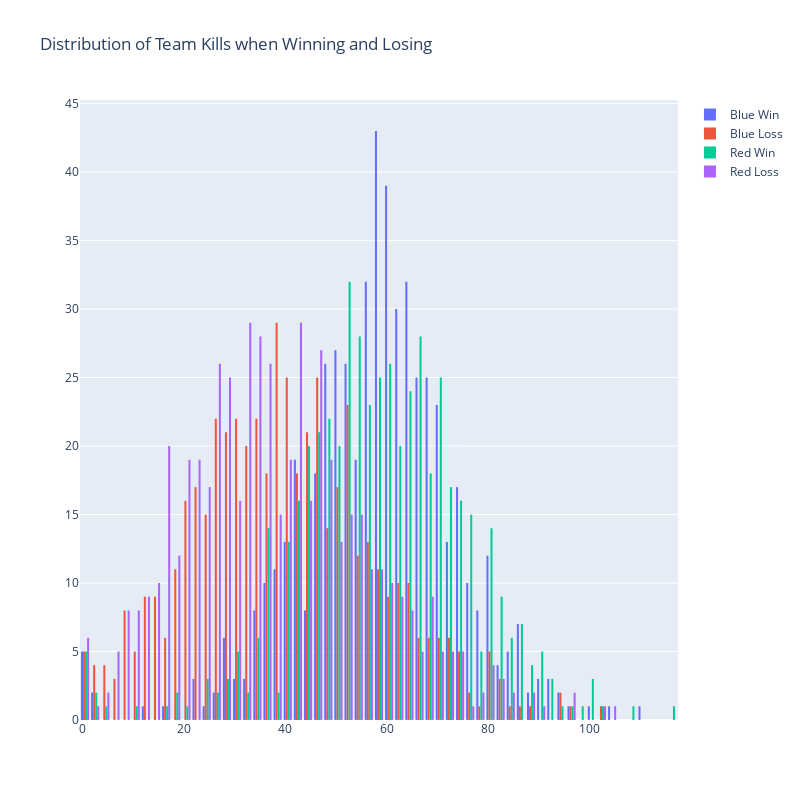

The cell this chart's notebook holds for it:
### Markdown cell above
## TEAM KILLS WHEN WINNING AND LOSING

### Code cell
df['blue_kills_by_timeline'] = df.loc[:,['kill_1', 'kill_2', 'kill_3', 'kill_4', 'kill_5']].sum(axis=1)
df['red_kills_by_timeline'] = df.loc[:,['kill_6', 'kill_7', 'kill_8', 'kill_9', 'kill_10']].sum(axis=1)

fig = go.Figure(data=[
    go.Histogram(name='Blue Win', x=blue_win['blue_kills_by_timeline']),
    go.Histogram(name='Blue Loss', x=red_win['blue_kills_by_timeline']),
    go.Histogram(name='Red Win', x=red_win['red_kills_by_timeline']),
    go.Histogram(name='Red Loss', x=blue_win['red_kills_by_timeline'])
])

fig.update_layout(
    title='Distribution of Team Kills when Winning and Losing',
    height=800,
    width=800,
)

iplot(fig)

### Figure 1 — Plotly figure (JSON) as saved in the notebook; plotly's stock layout.template omitted (floating-point values rounded to 4 significant figures; data arrays with more than 128 entries replaced by an {"elided": "..."} marker saying what was removed)
{"data": [{"name": "Blue Win", "type": "histogram", "x": {"elided": "551 int values"}}, {"name": "Blue Loss", "type": "histogram", "x": {"elided": "521 int values"}}, {"name": "Red Win", "type": "histogram", "x": {"elided": "521 int values"}}, {"name": "Red Loss", "type": "histogram", "x": {"elided": "551 int values"}}], "layout": {"height": 800, "title": {"text": "Distribution of Team Kills when Winning and Losing"}, "width": 800}}
